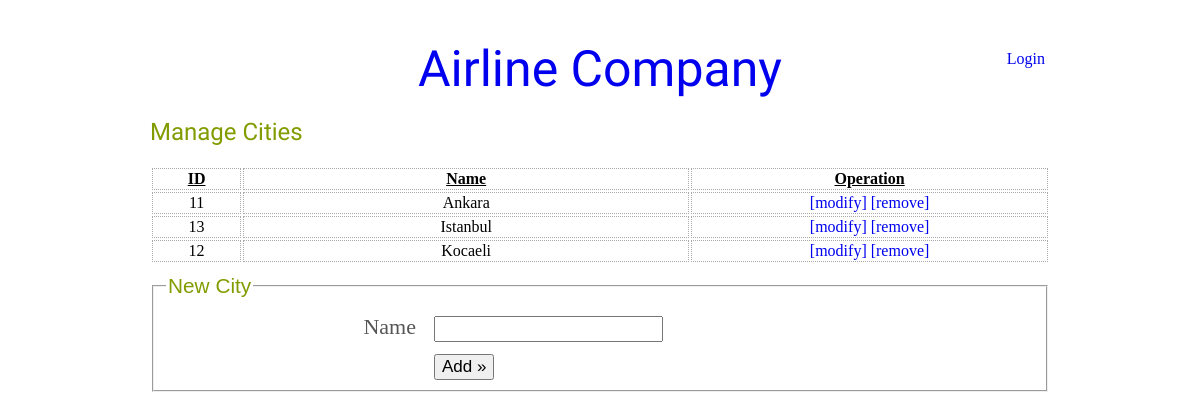
The app's page /city.php, older data.
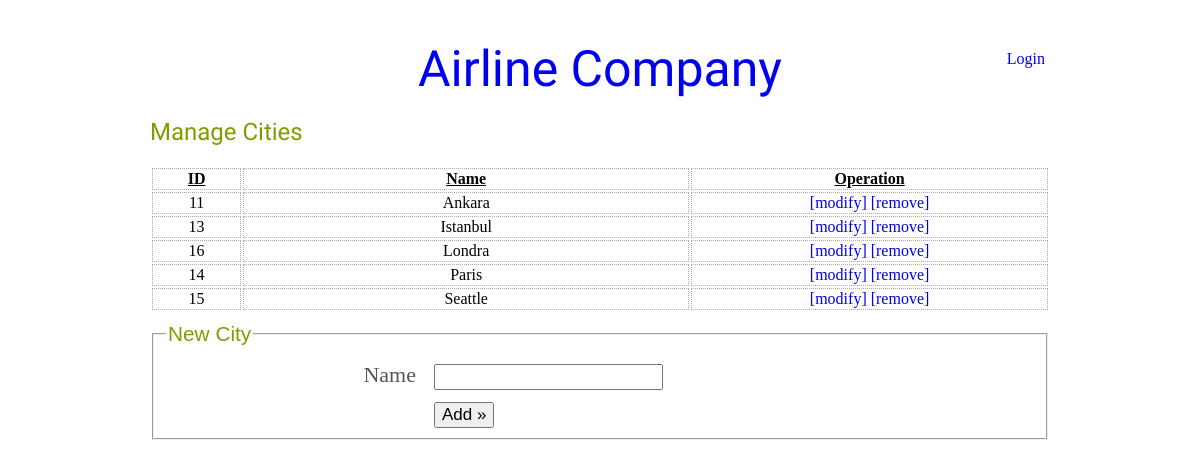
The same page, newer data.
### tables this page shows
CREATE TABLE `city` (
  `id` int(11) NOT NULL AUTO_INCREMENT,
  `name` varchar(100) NOT NULL,
  PRIMARY KEY (`id`)
);

### city.php (called while the page is built, shortened)
<?php
require_once 'inc.php';
$cities = Array();
$cities_result = mysql_query('SELECT * FROM city ORDER BY name', $mysql) or die(mysql_error());
while ($row = mysql_fetch_assoc($cities_result)) {
    $city['id'] = $row['id'];
	$city['name'] = $row['name'];
	$cities[] = $city;
}
require_once 'view_top.php';
require_once 'view_city.php';
require_once 'view_bottom.php';
?>

### view_city.php (the view, shortened to what this page needs)
<h2>Manage Cities</h2>
<table class='data'>
	<tr class='legend'>
		<td width='10%'>ID</td>
		<td width='50%'>Name</td>
		<td width='50%'>Operation</td>
	</tr>
<?php foreach($cities as $city){?>
	<tr>
		<td width='10%'><?=$city['id']?></td>
		<td width='50%'><?=$city['name']?></td>
		<td width='50%'>
			<a href='javascript://' onclick="edit('<?=$city['id']?>','<?=$city['name']?>')">[modify]</a>
			<a href='?action=delete&id=<?=$city['id']?>'>[remove]</a>
		</td>
	</tr>
<?php }?>
</table>
<div id='create'>
	<form method='post' action='?action=new' onsubmit='return add_check();'>
		<fieldset>
			<legend>New City</legend>
			<div class='line'>
				<div class='label'>Name</div>
				<div class='field'>
					<input type='text' name='name' id='add_name' value='<?=$add_name?>'/>
				</div>
			</div>
			<div class='line'>
				<div class='label'>&nbsp;</div>
				<div class='field'><input type='submit' value='Add &raquo;'/></div>
			</div>
		</fieldset>
	</form>
</div>

Row changes from the older to the newer data that the page shows:
removed city: id "12", name "Kocaeli"
added city: id "16", name "Londra"
added city: id "14", name "Paris"
added city: id "15", name "Seattle"
